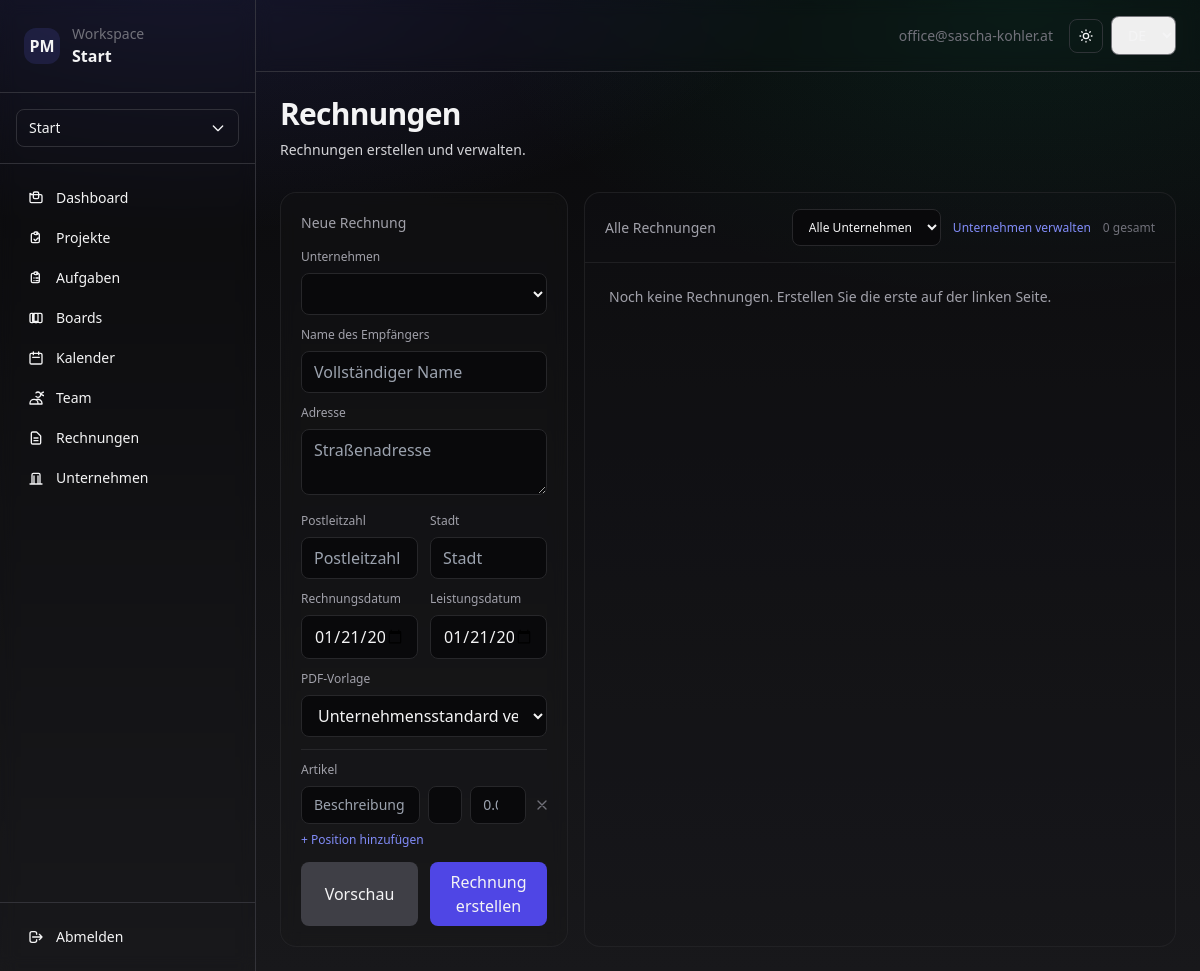
Before: /app/invoices/ (signed in) with the older database file.
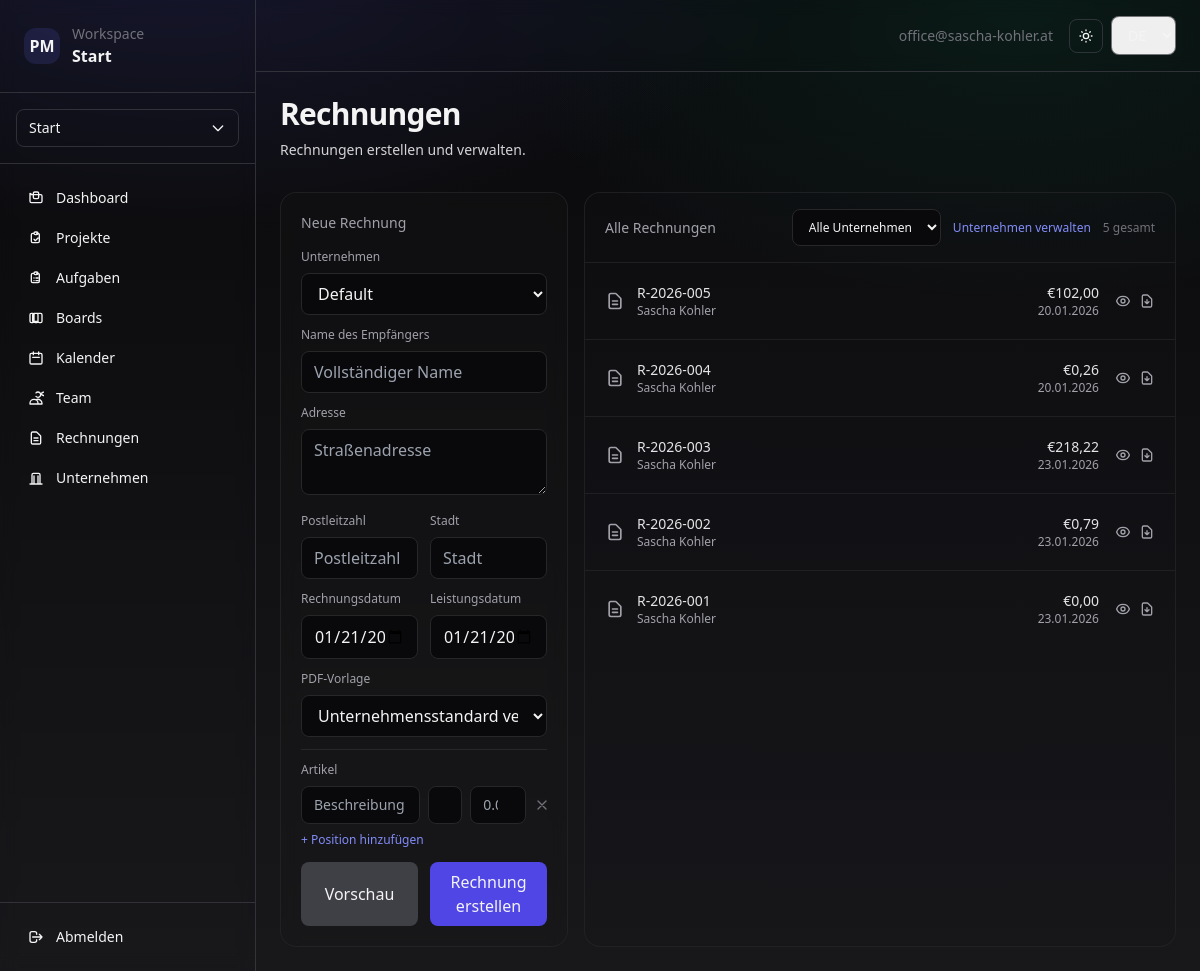
After: the same page with the newer database file.
### apps/invoices/models.py (models this page shows, shortened)
class Invoice(models.Model):
    id = models.UUIDField(primary_key=True, default=uuid.uuid4, editable=False)
    organization = models.ForeignKey(
        Organization, on_delete=models.CASCADE, related_name="invoices"
    )
    company = models.ForeignKey(
        Company, on_delete=models.PROTECT, related_name="invoices"
    )
    invoice_number = models.CharField(max_length=20, editable=False)
    invoice_date = models.DateField(default=timezone.now)
    service_date = models.DateField(default=timezone.now)
    recipient_name = models.CharField(max_length=255)
    recipient_address = models.TextField()
    recipient_zip = models.CharField(max_length=10, default='')
    recipient_city = models.CharField(max_length=255, default='')
    subtotal = models.DecimalField(max_digits=12, decimal_places=2, default=Decimal('0.00'))
    vat_rate = models.DecimalField(max_digits=5, decimal_places=2, default=Decimal('0.00'))  # 0% for Kleinunternehmer
    vat_amount = models.DecimalField(max_digits=12, decimal_places=2, default=Decimal('0.00'))
    total = models.DecimalField(max_digits=12, decimal_places=2, default=Decimal('0.00'))
    class PdfTemplate(models.TextChoices):
        CLASSIC = "classic", _("Classic")
        MODERN = "modern", _("Modern")
        ELEGANT = "elegant", _("Elegant")
        MINIMAL = "minimal", _("Minimal")
    pdf_template = models.CharField(
        max_length=32,
        choices=PdfTemplate.choices,
        default=PdfTemplate.CLASSIC,
    )
    created_by = models.ForeignKey(
        'accounts.User',
        on_delete=models.PROTECT,
        related_name="created_invoices",
    )
    created_at = models.DateTimeField(auto_now_add=True)
    updated_at = models.DateTimeField(auto_now=True)
    class Meta:
        ordering = ["-created_at"]
        constraints = [
            models.UniqueConstraint(
                fields=["organization", "company", "invoice_number"],
                name="uniq_invoice_number_per_company",
            )
        ]

### apps/web/views/invoices.py (the view)
# urls.py: path("invoices/", invoices.invoices_page, name="invoices"),
@login_required
def invoices_page(request):
    if request.active_org is None:
        return redirect("web:onboarding")
    org = request.active_org
    companies = Company.objects.filter(organization=org, owner=request.user).order_by("name")
    selected_company = None
    selected_company_id = (request.GET.get("company") or "").strip()
    if selected_company_id:
        selected_company = companies.filter(id=selected_company_id).first()
    invoices_qs = Invoice.objects.filter(
        organization=org,
        company__in=companies,
    )
    if selected_company is not None:
        invoices_qs = invoices_qs.filter(company=selected_company)
    invoices = invoices_qs.select_related("company").order_by("-created_at")
    from django.utils import timezone
    today = timezone.now().date()
    context = {
        **web_shell_context(request),
        "companies": companies,
        "selected_company": selected_company,
        "invoices": invoices,
        "today": today,
    }
    return render(request, "web/app/invoices/page.html", context)

### apps/web/views/utils.py (called while the page is built)
def web_shell_context(request) -> dict:
    from apps.tenants.models import Organization
    membership = None
    is_owner = False
    if request.active_org is not None:
        membership = Membership.objects.filter(
            organization=request.active_org,
            user=request.user
        ).only("role").first()
        if membership:
            is_owner = membership.role == Membership.Role.OWNER
    return {
        "org": request.active_org,
        "active_org": request.active_org,
        "orgs": Organization.objects.filter(memberships__user=request.user).distinct(),
        "user_membership": membership,
        "is_owner": is_owner,
    }

### templates/web/app/invoices/page.html (shortened to what the changed rows need)
{% extends "web/app/layout.html" %}
{% load i18n %}
{% block content %}
<div class="flex items-end justify-between gap-6">
  <div>
    <h1 class="text-3xl font-semibold tracking-tight">{% trans "Invoices" %}</h1>
  </div>
</div>
<div class="mt-8 grid grid-cols-1 lg:grid-cols-3 gap-4">
  <div class="lg:col-span-1 rounded-2xl border border-zinc-800/70 bg-zinc-900/25 p-5 backdrop-blur">
    <form class="mt-4 space-y-3"
          id="invoice-form"
          hx-post="{% url 'web:invoices_create' %}"
          hx-target="#invoice-list"
          hx-swap="afterbegin"
          hx-on::after-request="handleInvoiceCreated()">
      <div>
        <label class="block text-xs text-zinc-400 mb-2">{% trans "Company" %}</label>
        <select name="company" required
                class="w-full rounded-lg bg-zinc-950 border border-zinc-800 px-3 py-2 outline-none focus:ring-2 focus:ring-indigo-500">
          {% for company in companies %}
            <option value="{{ company.id }}">{{ company.name }}</option>
          {% endfor %}
        </select>
      </div>
    </form>
  </div>
  <div class="lg:col-span-2 rounded-2xl border border-zinc-800/70 bg-zinc-900/20">
    <div class="px-5 py-4 border-b border-zinc-800/70 flex items-center justify-between gap-4">
      <div class="flex items-center gap-3">
        <form method="get" action="{% url 'web:invoices' %}">
          <select name="company"
                  onchange="this.form.submit()"
                  class="rounded-lg bg-zinc-950 border border-zinc-800 px-3 py-2 text-xs outline-none focus:ring-2 focus:ring-indigo-500">
          </select>
        </form>
        <a href="{% url 'web:companies' %}" class="text-xs text-indigo-400 hover:text-indigo-300">
          {% trans "Manage companies" %}
        </a>
        <div id="invoice-count" class="text-xs text-zinc-500">{{ invoices|length }} {% trans "total" %}</div>
      </div>
    </div>
    <div id="invoice-list" class="divide-y divide-zinc-800/70">
      {% for invoice in invoices %}
        {% include "web/app/invoices/_invoice_row.html" with invoice=invoice %}
      {% empty %}
        <div id="invoice-empty" class="p-6 text-sm text-zinc-400">{% trans "No invoices yet. Create the first one on the left." %}</div>
      {% endfor %}
    </div>
  </div>
</div>
{% endblock %}

### templates/web/app/invoices/_invoice_row.html (shortened to what this page needs)
<div data-invoice-id="{{ invoice.id }}" class="p-5 hover:bg-zinc-900/40 transition">
  <div class="flex items-center justify-between">
    <div class="flex-1 min-w-0">
      <div class="flex items-center gap-3">
        <div class="flex-shrink-0">
          <svg class="w-5 h-5 text-zinc-400" fill="none" stroke="currentColor" viewBox="0 0 24 24">
            <path stroke-linecap="round" stroke-linejoin="round" stroke-width="2" d="M9 12h6m-6 4h6m2 5H7a2 2 0 01-2-2V5a2 2 0 012-2h5.586a1 1 0 01.707.293l5.414 5.414a1 1 0 01.293.707V19a2 2 0 01-2 2z"></path>
          </svg>
        </div>
        <div class="min-w-0 flex-1">
          <div class="text-sm font-medium text-zinc-200 truncate">
            {{ invoice.invoice_number }}
          </div>
          <div class="text-xs text-zinc-400 truncate">
            {{ invoice.recipient_name }}
          </div>
        </div>
      </div>
    </div>
    <div class="flex items-center gap-4">
      <div class="text-right">
        <div class="text-sm font-medium text-zinc-200">
          €{{ invoice.total|floatformat:2 }}
        </div>
        <div class="text-xs text-zinc-400">
          {{ invoice.invoice_date|date:"d.m.Y" }}
        </div>
      </div>
      <div class="flex items-center gap-2">
        <a href="{% url 'web:invoices_detail' invoice.id %}"
           class="text-zinc-400 hover:text-zinc-200 transition">
        </a>
        <a href="{% url 'web:invoices_pdf' invoice.id %}"
           class="text-zinc-400 hover:text-zinc-200 transition">
          <svg class="w-4 h-4" fill="none" stroke="currentColor" viewBox="0 0 24 24">
            <path stroke-linecap="round" stroke-linejoin="round" stroke-width="2" d="M12 10v6m0 0l-3-3m3 3l3-3m2 8H7a2 2 0 01-2-2V5a2 2 0 012-2h5.586a1 1 0 01.707.293l5.414 5.414a1 1 0 01.293.707V19a2 2 0 01-2 2z"></path>
          </svg>
        </a>
      </div>
    </div>
  </div>
</div>

Changed rows visible on the page:
added Invoice: invoice_number "R-2026-005", recipient_name "Sascha Kohler", total "102,00", invoice_date "20.01.2026"
added Invoice: invoice_number "R-2026-004", recipient_name "Sascha Kohler", total "0,26", invoice_date "20.01.2026"
added Invoice: invoice_number "R-2026-003", recipient_name "Sascha Kohler", total "218,22", invoice_date "23.01.2026"
added Invoice: invoice_number "R-2026-002", recipient_name "Sascha Kohler", total "0,79", invoice_date "23.01.2026"
added Invoice: invoice_number "R-2026-001", recipient_name "Sascha Kohler", total "0,00", invoice_date "23.01.2026"
Other visible differences:
form field company: (not shown) → "Default"
{{ invoices|length }}: "0" → "5"
text no longer shown: "Noch keine Rechnungen. Erstellen Sie die erste auf der linken Seite."
